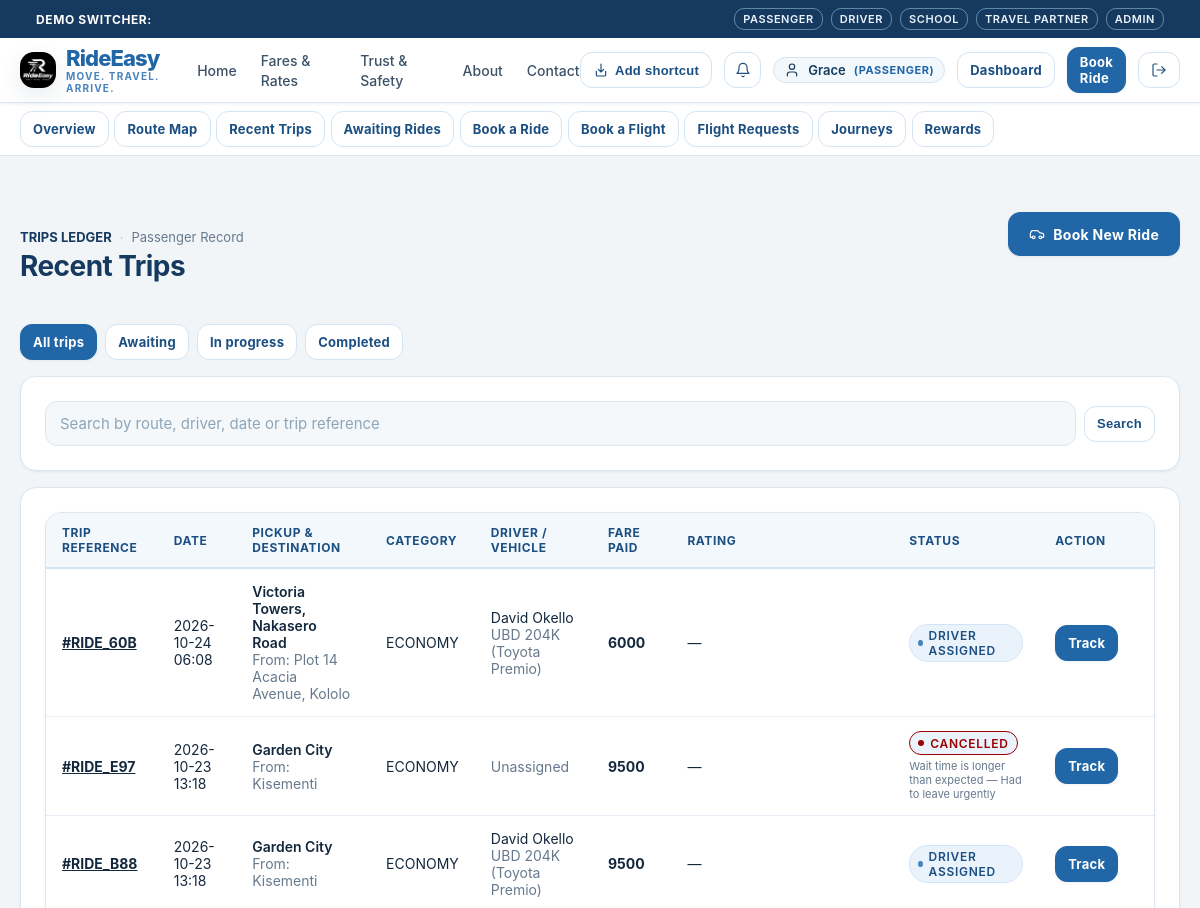
The app's page /passenger/rides (signed in, upper part), older data.
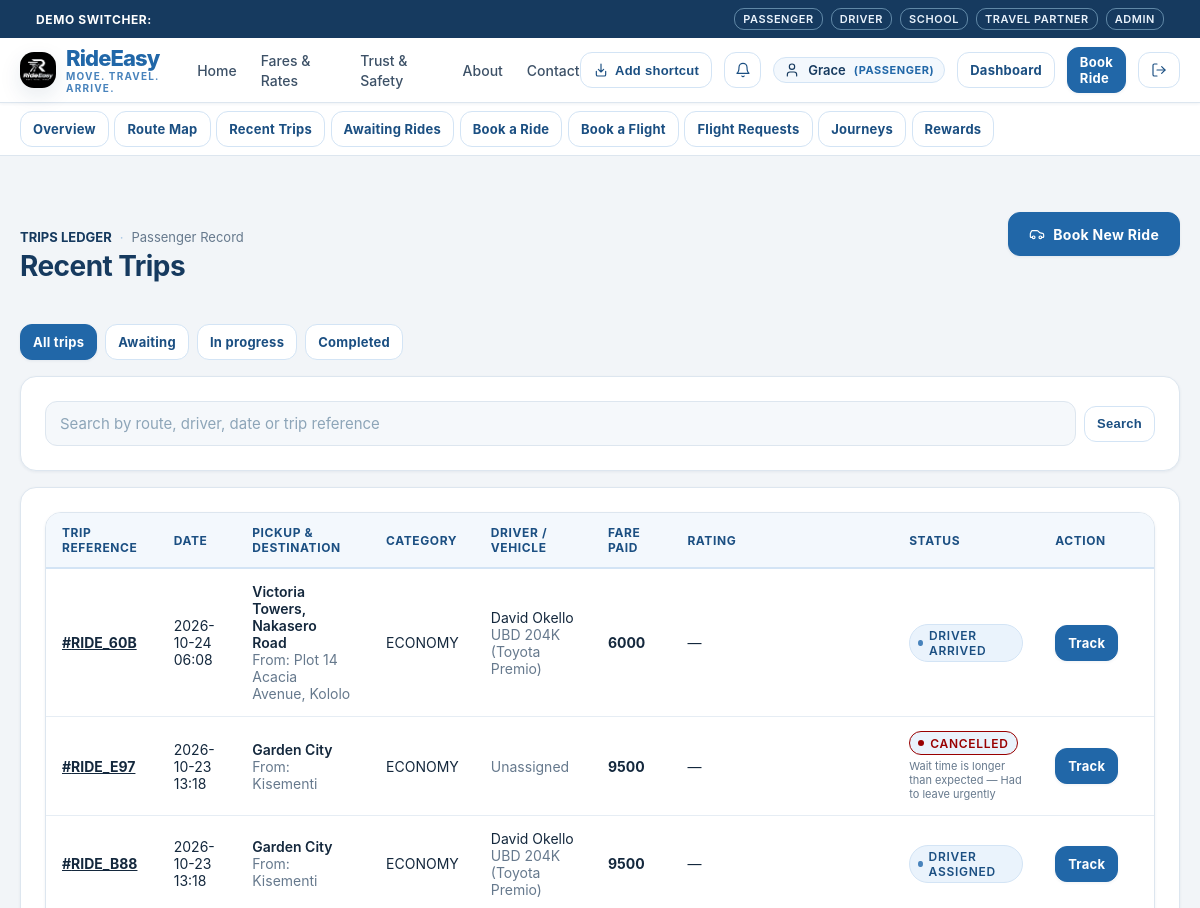
The same page, newer data.
### tables this page shows
CREATE TABLE vehicles (
    id TEXT PRIMARY KEY,
    driver_id TEXT,
    make TEXT NOT NULL,
    model TEXT NOT NULL,
    year INTEGER NOT NULL,
    color TEXT NOT NULL,
    plate_number TEXT UNIQUE NOT NULL,
    category TEXT NOT NULL CHECK(category IN ('BODA', 'ECONOMY', 'COMFORT', 'PREMIUM', 'COASTER', 'BUS')),
    capacity INTEGER NOT NULL DEFAULT 4,
    is_active INTEGER NOT NULL DEFAULT 1,
    is_verified INTEGER NOT NULL DEFAULT 1,
    created_at TIMESTAMP NOT NULL DEFAULT CURRENT_TIMESTAMP,
    FOREIGN KEY (driver_id) REFERENCES users(id) ON DELETE SET NULL
);

CREATE TABLE rides (
    id TEXT PRIMARY KEY,
    passenger_id TEXT NOT NULL,
    driver_id TEXT,
    category TEXT NOT NULL CHECK(category IN ('BODA', 'ECONOMY', 'COMFORT', 'PREMIUM')),
    pickup_address TEXT NOT NULL,
    pickup_lat REAL NOT NULL,
    pickup_lng REAL NOT NULL,
    destination_address TEXT NOT NULL,
    destination_lat REAL NOT NULL,
    destination_lng REAL NOT NULL,
    estimated_distance_km REAL NOT NULL,
    estimated_fare_ugx INTEGER NOT NULL,
    final_fare_ugx INTEGER,
    payment_method TEXT NOT NULL DEFAULT 'CASH' CHECK(payment_method IN ('CASH', 'MTN_MOMO', 'AIRTEL_MONEY', 'CARD')),
    payment_status TEXT NOT NULL DEFAULT 'UNPAID' CHECK(payment_status IN ('UNPAID', 'PENDING', 'PAID')),
    status TEXT NOT NULL DEFAULT 'REQUESTED' CHECK(status IN (
        'REQUESTED',
        'SEARCHING_FOR_DRIVER',
        'DRIVER_ASSIGNED',
        'DRIVER_ARRIVING',
        'DRIVER_ARRIVED',
        'TRIP_STARTED',
        'TRIP_COMPLETED',
        'PAYMENT_PENDING',
        'COMPLETED',
        'CANCELLED'
    )),
    cancellation_reason TEXT,
    is_airport_ride INTEGER NOT NULL DEFAULT 0,
    related_journey_id TEXT,
    created_at TIMESTAMP NOT NULL DEFAULT CURRENT_TIMESTAMP,
    updated_at TIMESTAMP NOT NULL DEFAULT CURRENT_TIMESTAMP, cancelled_at TIMESTAMP, driver_response_status TEXT NOT NULL DEFAULT 'ACCEPTED' CHECK(driver_response_status IN ('PENDING', 'ACCEPTED', 'DECLINED')),
    FOREIGN KEY (passenger_id) REFERENCES users(id) ON DELETE CASCADE,
    FOREIGN KEY (driver_id) REFERENCES users(id),
    FOREIGN KEY (related_journey_id) REFERENCES confirmed_journeys(id)
);

CREATE TABLE users (
    id TEXT PRIMARY KEY,
    email TEXT UNIQUE NOT NULL,
    password_hash TEXT NOT NULL,
    role TEXT NOT NULL CHECK(role IN ('PASSENGER', 'DRIVER', 'SCHOOL', 'TRAVEL_COMPANY', 'ADMIN')),
    full_name TEXT NOT NULL,
    phone TEXT NOT NULL,
    is_active INTEGER NOT NULL DEFAULT 1,
    is_verified INTEGER NOT NULL DEFAULT 0,
    created_at TIMESTAMP NOT NULL DEFAULT CURRENT_TIMESTAMP,
    updated_at TIMESTAMP NOT NULL DEFAULT CURRENT_TIMESTAMP
, avatar_url TEXT DEFAULT '/static/images/default-avatar.svg');

### rideeasy/app/routes/passenger.py (the view)
@passenger_bp.route("/rides")
def rides_list():
    user = AuthService.get_current_user()
    db = get_db()
    status_filter = request.args.get("status", "").strip().lower()
    if status_filter not in {"awaiting", "active", "completed"}:
        status_filter = ""
    search_query = request.args.get("q", "").strip()
    rides = db.fetchall(
        """SELECT r.*, u.full_name as driver_name, u.phone as driver_phone,
                  v.plate_number, v.make, v.model, rr.rating as user_rating, rr.review as user_review
        FROM rides r
        LEFT JOIN users u ON r.driver_id = u.id
        LEFT JOIN vehicles v ON v.driver_id = u.id
        LEFT JOIN ride_ratings rr ON rr.ride_id = r.id AND rr.passenger_id = r.passenger_id
        WHERE r.passenger_id = ?
        AND (
            ? = '' OR
            (? = 'awaiting' AND r.status IN ('REQUESTED', 'SEARCHING_FOR_DRIVER')) OR
            (? = 'completed' AND r.status = 'COMPLETED') OR
            (? = 'active' AND r.status NOT IN ('COMPLETED', 'CANCELLED'))
        )
        AND (
            ? = '' OR r.pickup_address LIKE ? OR r.destination_address LIKE ? OR
            COALESCE(u.full_name, '') LIKE ? OR r.created_at LIKE ? OR r.id LIKE ?
        )
        ORDER BY r.created_at DESC""",
        (
            user["id"], status_filter, status_filter, status_filter, status_filter,
            search_query, f"%{search_query}%", f"%{search_query}%",
            f"%{search_query}%", f"%{search_query}%", f"%{search_query}%"
        )
    )
    return render_template(
        "passenger/rides.html",
        user=user,
        rides=rides,
        status_filter=status_filter,
        search_query=search_query
    )

### rideeasy/app/repositories/database.py (called while the page is built)
def get_db() -> Database:
    global _db_instance
    try:
        from flask import current_app, has_app_context
        if has_app_context():
            db_url = current_app.config.get("TURSO_DATABASE_URL", "")
            auth_token = current_app.config.get("TURSO_AUTH_TOKEN", "")
            local_path = current_app.config.get("LOCAL_DB_PATH", Config.LOCAL_DB_PATH)
            if (
                _db_instance is None
                or _db_instance.db_url != db_url
                or _db_instance.auth_token != auth_token
                or _db_instance.local_path != local_path
            ):
                _db_instance = Database(db_url, auth_token, local_path)
            return _db_instance
    except ImportError:
        pass
    if _db_instance is None:
        _db_instance = Database()
    return _db_instance

    def _get_sqlite_conn(self) -> sqlite3.Connection:
        conn = sqlite3.connect(self.local_path, timeout=10.0, check_same_thread=False)
        conn.row_factory = sqlite3.Row
        conn.execute("PRAGMA foreign_keys = ON;")
        return conn

### rideeasy/app/routes/passenger.py (called while the page is built)
@passenger_bp.before_request
@login_required
@role_required("PASSENGER", "ADMIN")
def before_request():
    pass

### rideeasy/app/templates/passenger/rides.html (shortened to what the changed rows need)
{% extends "base.html" %}
{% block content %}
<div class="container section">
  <div style="display: flex; justify-content: space-between; align-items: baseline; flex-wrap: wrap; gap: 1rem; margin-bottom: 2rem;">
    <div>
      <h2>{% if status_filter == 'awaiting' %}Awaiting Rides{% elif status_filter == 'completed' %}Completed Rides{% elif status_filter == 'active' %}Active Rides{% else %}Recent Trips{% endif %}</h2>
    </div>
  </div>
  <div class="card">
    {% if rides %}
      <div class="table-responsive">
        <table class="table">
          <thead>
            <tr>
              <th>Trip Reference</th>
              <th>Date</th>
              <th>Pickup & Destination</th>
              <th>Category</th>
              <th>Driver / Vehicle</th>
              <th>Fare Paid</th>
              <th>Rating</th>
              <th>Status</th>
              <th>Action</th>
            </tr>
          </thead>
          <tbody>
            {% for r in rides %}
              <tr>
                <td>
                  <a href="/passenger/rides/{{ r.id }}" style="font-weight: 700; text-decoration: underline;">
                    #{{ r.id[:8].upper() }}
                  </a>
                </td>
                <td class="text-subtle">{{ r.created_at[:16] }}</td>
                <td>
                  <div style="font-weight: 600;">{{ r.destination_address }}</div>
                  <div class="text-subtle">From: {{ r.pickup_address }}</div>
                </td>
                <td>{{ r.category }}</td>
                <td>
                  {% if r.driver_name %}
                    <div>{{ r.driver_name }}</div>
                    <div class="text-subtle">{{ r.plate_number }} ({{ r.make }} {{ r.model }})</div>
                  {% else %}
                    <span class="text-subtle">Unassigned</span>
                  {% endif %}
                </td>
                <td style="font-weight: 700;">{{ r.final_fare_ugx or r.estimated_fare_ugx | ugx }}</td>
                <td>
                  {% if r.status == 'COMPLETED' and r.driver_name %}
                    {% if r.user_rating %}
                      <strong>{{ r.user_rating }}/5</strong>
                      {% if r.user_review %}<div class="text-subtle">{{ r.user_review }}</div>{% endif %}
                    {% else %}
                      <form method="POST" action="/passenger/rides/{{ r.id }}/rate" style="min-width: 160px;">
                        <input type="hidden" name="next" value="/passenger/rides?status={{ status_filter }}">
                        <label for="rating-{{ r.id }}" class="text-subtle">Rate this ride</label>
                        <select id="rating-{{ r.id }}" name="rating" class="form-control" required>
                          <option value="5">5 stars</option>
                          <option value="4">4 stars</option>
                          <option value="3">3 stars</option>
                          <option value="2">2 stars</option>
                          <option value="1">1 star</option>
                        </select>
                        <input name="review" class="form-control" placeholder="Optional feedback" style="margin-top: 0.25rem;">
                        <button type="submit" class="btn btn-secondary btn-sm" style="margin-top: 0.25rem;">Submit</button>
                      </form>
                    {% endif %}
                  {% else %}—{% endif %}
                </td>
                <td>
                  {% if r.status == 'CANCELLED' %}
                    <span class="status-indicator" style="border-color: #990000; color: #990000;">
                      <span class="status-dot" style="background-color: #990000;"></span> Cancelled
                    </span>
                    {% if r.cancellation_reason %}
                      <div class="text-subtle" style="font-size: 0.6875rem; max-width: 150px; margin-top: 0.25rem;">{{ r.cancellation_reason }}</div>
                    {% endif %}
                  {% else %}
                    <span class="status-indicator">
                      <span class="status-dot"></span> {{ r.status.replace('_', ' ') }}
                    </span>
                  {% endif %}
                </td>
                <td>
                  {% if r.status == 'COMPLETED' %}
                    <a href="/passenger/rides/{{ r.id }}/receipt" class="btn btn-secondary btn-sm">Receipt</a>
                    <a href="/passenger/book-ride?pickup={{ r.pickup_address | urlencode }}&destination={{ r.destination_address | urlencode }}&category={{ r.category }}" class="btn btn-primary btn-sm">Book again</a>
                  {% else %}
                    <a href="/passenger/rides/{{ r.id }}" class="btn btn-primary btn-sm">Track</a>
                  {% endif %}
                </td>
              </tr>
            {% endfor %}
          </tbody>
        </table>
      </div>
    {% endif %}
  </div>
</div>
{% endblock %}

Row changes from the older to the newer data that the page shows:
changed through a linked row, vehicles "UBD 204K": status.replace "DRIVER ASSIGNED" → "DRIVER ARRIVED"
